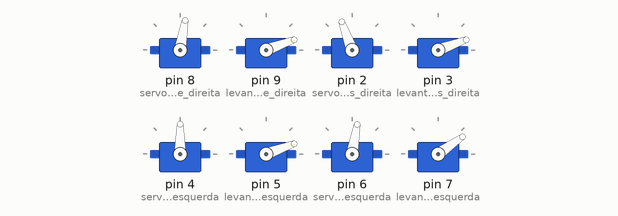
Recording of a sketch running on a simulated Arduino Uno, built with avr-gcc and run on an emulated ATmega328P. Shown: 8 × servo.

Above: at 0.1 s.
At 10.9 s:
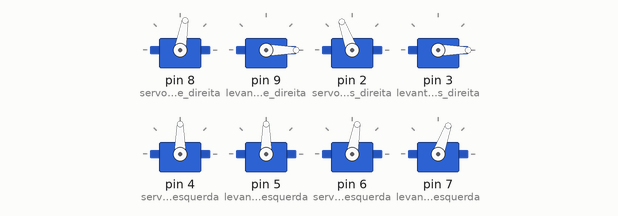
At 13.9 s:
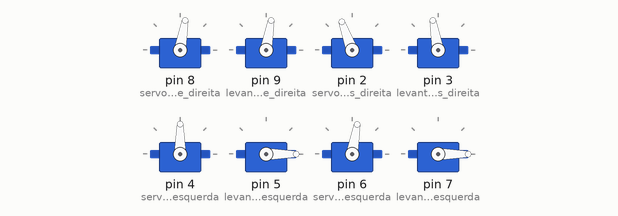
At 27.5 s:
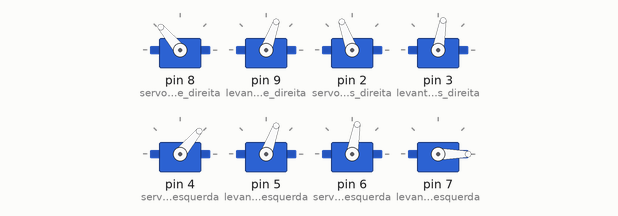
At 30.1 s:
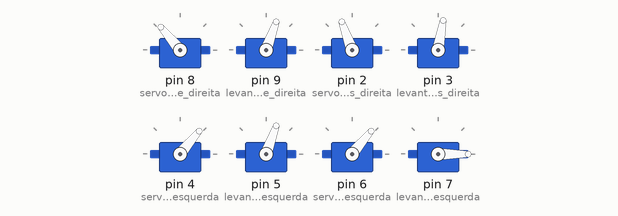
At 33.9 s:
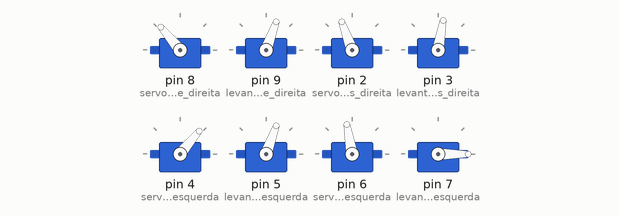
Timing chart, 0 to 40.0 s (numbered marks = the images above):
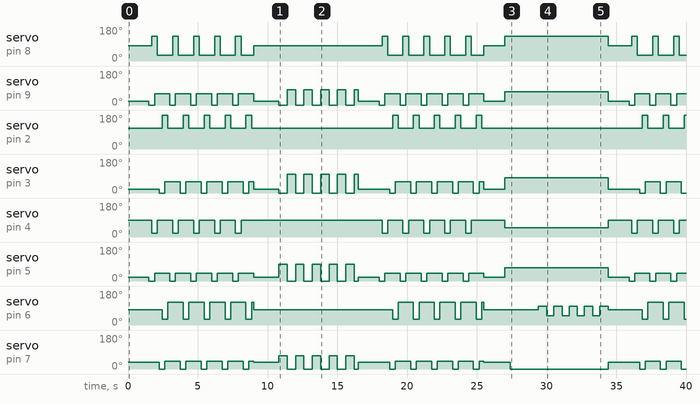

The sketch:

ANDAR2.ino
```cpp
#include <Servo.h>

//definição dos servos
Servo servo_frente_direita;
Servo levanta_frente_direita;
Servo servo_tras_direita;
Servo levanta_tras_direita;
Servo servo_tras_esquerda;
Servo levanta_tras_esquerda;
Servo servo_frente_esquerda;
Servo levanta_frente_esquerda;

int a=0, b=0, c=0, d=0, e=0;

void setup() {
  //ativação dos servos motores
  servo_frente_direita.attach(8);
  levanta_frente_direita.attach(9);
  servo_tras_direita.attach(2);
  levanta_tras_direita.attach(3);
  servo_tras_esquerda.attach(4);
  levanta_tras_esquerda.attach(5);
  servo_frente_esquerda.attach(6);
  levanta_frente_esquerda.attach(7);


  //movimentação para posição inicial de cada servo

  //posições iniciais dos servos 8/9/2/3
  servo_frente_direita.write(80);
  levanta_frente_direita.write(20);

  servo_tras_direita.write(110);
  levanta_tras_direita.write(20);

  //posições iniciais dos servos 6/7/4/5
  servo_frente_esquerda.write(80);
  levanta_frente_esquerda.write(35);

  servo_tras_esquerda.write(90);
  levanta_tras_esquerda.write(20);
  delay(1500);


for (int a=0; a<5; a++){
//código andar

for (int b=0; b<5; b++){
  // par 8 e 9; par 4 e 5
//servo 8: servo_frente_direita
//servo 4: servo_tras_esquerda

//servo 9: levanta_frente_direita
//servo 5: levanta_tras_esquerda

  //levantar servos para dar os passos
  levanta_frente_direita.write(0);
  levanta_tras_esquerda.write(0);
  delay(200);
  servo_frente_direita.write(130);
  servo_tras_esquerda.write(20);
  delay(200);
  levanta_frente_direita.write(60);
  levanta_tras_esquerda.write(40);
  delay(200);
  servo_frente_direita.write(30);
  servo_tras_esquerda.write(90);
  delay(150);

 // par 6 e 7; par 2 e 3
//servo 6: servo_frente_esquerda
//servo 2: servo_tras_direita

//servo 7: levanta_frente_esquerda
//servo 3: levanta_tras_direita

  //levantar servos para dar os passos
  levanta_frente_esquerda.write(0);
  levanta_tras_direita.write(0);
  delay(200);
  servo_frente_esquerda.write(30);
  servo_tras_direita.write(180);
  delay(200);
  levanta_frente_esquerda.write(40);
  levanta_tras_direita.write(60);
  delay(200);
  servo_frente_esquerda.write(120);
  servo_tras_direita.write(110);
  delay(150);
}

  //voltar para posição inicial de cada servo

  //posições iniciais dos servos 8/9/2/3
  servo_frente_direita.write(80);
  levanta_frente_direita.write(20);

  servo_tras_direita.write(110);
  levanta_tras_direita.write(20);

  //posições iniciais dos servos 6/7/4/5
  servo_frente_esquerda.write(80);
  levanta_frente_esquerda.write(35);

  servo_tras_esquerda.write(90);
  levanta_tras_esquerda.write(20);
  delay(1500);


for (int c=0; c<5; c++){
//código dançar

    delay(300);

  levanta_frente_direita.write(0);
  levanta_tras_direita.write(0);

  levanta_frente_esquerda.write(70);
  levanta_tras_esquerda.write(90);

  delay(600);

  levanta_frente_direita.write(80);
  levanta_tras_direita.write(100);

  levanta_frente_esquerda.write(0);
  levanta_tras_esquerda.write(0);

  delay(300);
}

  //voltar para posição inicial de cada servo

  //posições iniciais dos servos 8/9/2/3
  servo_frente_direita.write(80);
  levanta_frente_direita.write(20);

  servo_tras_direita.write(110);
  levanta_tras_direita.write(20);

  //posições iniciais dos servos 6/7/4/5
  servo_frente_esquerda.write(80);
  levanta_frente_esquerda.write(35);

  servo_tras_esquerda.write(90);
  levanta_tras_esquerda.write(20);
  delay(1500);

//código andar

for (int d=0; d<5; d++){
  // par 8 e 9; par 4 e 5
//servo 8: servo_frente_direita
//servo 4: servo_tras_esquerda

//servo 9: levanta_frente_direita
//servo 5: levanta_tras_esquerda

  //levantar servos para dar os passos
  levanta_frente_direita.write(0);
  levanta_tras_esquerda.write(0);
  delay(200);
  servo_frente_direita.write(130);
  servo_tras_esquerda.write(20);
  delay(200);
  levanta_frente_direita.write(60);
  levanta_tras_esquerda.write(40);
  delay(200);
  servo_frente_direita.write(30);
  servo_tras_esquerda.write(90);
  delay(150);

 // par 6 e 7; par 2 e 3
//servo 6: servo_frente_esquerda
//servo 2: servo_tras_direita

//servo 7: levanta_frente_esquerda
//servo 3: levanta_tras_direita

  //levantar servos para dar os passos
  levanta_frente_esquerda.write(0);
  levanta_tras_direita.write(0);
  delay(200);
  servo_frente_esquerda.write(30);
  servo_tras_direita.write(180);
  delay(200);
  levanta_frente_esquerda.write(40);
  levanta_tras_direita.write(60);
  delay(200);
  servo_frente_esquerda.write(120);
  servo_tras_direita.write(110);
  delay(150);
}

  //voltar para posição inicial de cada servo

  //posições iniciais dos servos 8/9/2/3
  servo_frente_direita.write(80);
  levanta_frente_direita.write(20);

  servo_tras_direita.write(110);
  levanta_tras_direita.write(20);

  //posições iniciais dos servos 6/7/4/5
  servo_frente_esquerda.write(80);
  levanta_frente_esquerda.write(35);

  servo_tras_esquerda.write(90);
  levanta_tras_esquerda.write(20);
  delay(1500);

//movimento dar a pata

 //organização das outras patas
  levanta_tras_direita.write(80);
  servo_frente_direita.write(130);
  levanta_frente_direita.write(70);
  servo_tras_esquerda.write(50);
  levanta_tras_esquerda.write(70);
  delay(400);

  //levantando pra dar a pata
  levanta_frente_esquerda.write(0);
  delay(1500);

  for (int e=0; e<5; e++){
  //movimento horizontal da aranha, pata 6/7
  delay(500);
  servo_frente_esquerda.write(100);
  delay(600);
  servo_frente_esquerda.write(50);
  }

    //voltar para posição inicial de cada servo

  //posições iniciais dos servos 8/9/2/3
  servo_frente_direita.write(80);
  levanta_frente_direita.write(20);

  servo_tras_direita.write(110);
  levanta_tras_direita.write(20);

  //posições iniciais dos servos 6/7/4/5
  servo_frente_esquerda.write(80);
  levanta_frente_esquerda.write(35);

  servo_tras_esquerda.write(90);
  levanta_tras_esquerda.write(20);
  delay(1500);
}
}
void loop(){

}
```

Measured:
- by itself, servo on pin 3 (levanta_tras_direita): 20° → 0° at 2.3 s, → 60° 0.40 s later, → 0° 1.1 s later, → 60° 0.40 s later, … (40 changes in this stretch)
- by itself, servo on pin 4 (servo_tras_esquerda): 90° → 20° at 1.7 s, → 90° 0.40 s later, → 20° 1.1 s later, → 90° 0.40 s later, … (28 changes in this stretch)
